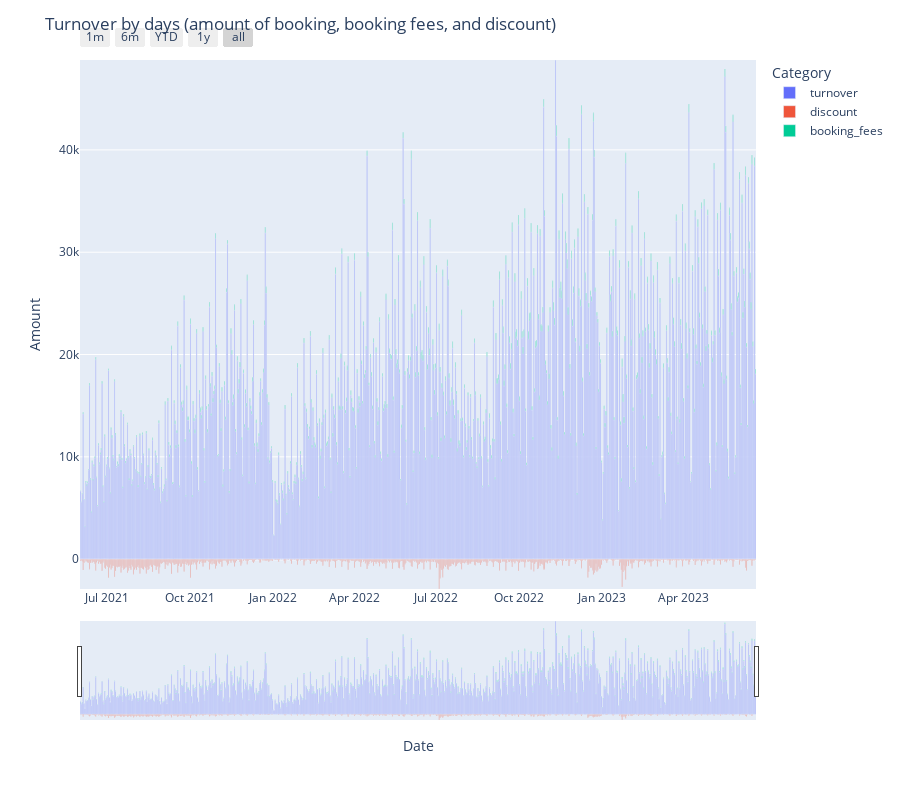

The notebook cell saved with this chart:
### Code cell
# Multiply the discount column by -1 to make it negative
df_turnover['discount'] = df_turnover['discount'] * -1

# Reshape the DataFrame using melt
df_melted = df_turnover.melt(id_vars='date', var_name='category', value_name='amount')

# Create the bar chart
fig = px.bar(df_melted, x='date', y='amount', color='category', barmode='relative',
             labels={'amount': 'Amount', 'category': 'Category'})

# Set the y-axis range to include negative values
fig.update_layout(yaxis_range=[df_melted['amount'].min(), df_melted['amount'].max()])

# Customize the layout
fig.update_layout(
    xaxis_title='Date',
    yaxis_title='Amount',
    legend_title='Category',
    barmode='relative',
    bargap=0.2,
    bargroupgap=0.1
)

# Add range slider and selectors
fig.update_layout(
    xaxis=dict(
        rangeselector=dict(
            buttons=list([
                dict(count=1, label="1m", step="month", stepmode="backward"),
                dict(count=6, label="6m", step="month", stepmode="backward"),
                dict(count=1, label="YTD", step="year", stepmode="todate"),
                dict(count=1, label="1y", step="year", stepmode="backward"),
                dict(step="all")
            ])
        ),
        rangeslider=dict(visible=True)
    ),
    title="Turnover by days (amount of booking, booking fees, and discount)"
)

# Set the height of the plot
fig.update_layout(height=800)

# Show the graph
fig.show()

### Figure 1 — Plotly figure (JSON) as saved in the notebook; plotly's stock layout.template omitted (floating-point values rounded to 4 significant figures; data arrays with more than 128 entries replaced by an {"elided": "..."} marker saying what was removed)
{"data": [{"alignmentgroup": "True", "hovertemplate": "Category=turnover<br>date=%{x}<br>Amount=%{y}<extra></extra>", "legendgroup": "turnover", "marker": {"color": "#636efa", "pattern": {"shape": ""}}, "name": "turnover", "offsetgroup": "turnover", "orientation": "v", "showlegend": true, "textposition": "auto", "type": "bar", "x": {"elided": "750 str values"}, "xaxis": "x", "y": {"elided": "750 float values"}, "yaxis": "y"}, {"alignmentgroup": "True", "hovertemplate": "Category=discount<br>date=%{x}<br>Amount=%{y}<extra></extra>", "legendgroup": "discount", "marker": {"color": "#EF553B", "pattern": {"shape": ""}}, "name": "discount", "offsetgroup": "discount", "orientation": "v", "showlegend": true, "textposition": "auto", "type": "bar", "x": {"elided": "750 str values"}, "xaxis": "x", "y": {"elided": "750 float values"}, "yaxis": "y"}, {"alignmentgroup": "True", "hovertemplate": "Category=booking_fees<br>date=%{x}<br>Amount=%{y}<extra></extra>", "legendgroup": "booking_fees", "marker": {"color": "#00cc96", "pattern": {"shape": ""}}, "name": "booking_fees", "offsetgroup": "booking_fees", "orientation": "v", "showlegend": true, "textposition": "auto", "type": "bar", "x": {"elided": "750 str values"}, "xaxis": "x", "y": {"elided": "750 float values"}, "yaxis": "y"}], "layout": {"bargap": 0.2, "bargroupgap": 0.1, "barmode": "relative", "height": 800, "legend": {"title": {"text": "Category"}, "tracegroupgap": 0}, "margin": {"t": 60}, "title": {"text": "Turnover by days (amount of booking, booking fees, and discount)"}, "xaxis": {"anchor": "y", "domain": [0, 1], "rangeselector": {"buttons": [{"count": 1, "label": "1m", "step": "month", "stepmode": "backward"}, {"count": 6, "label": "6m", "step": "month", "stepmode": "backward"}, {"count": 1, "label": "YTD", "step": "year", "stepmode": "todate"}, {"count": 1, "label": "1y", "step": "year", "stepmode": "backward"}, {"step": "all"}]}, "rangeslider": {"visible": true}, "title": {"text": "Date"}}, "yaxis": {"anchor": "x", "domain": [0, 1], "range": [-2918.0, 48787], "title": {"text": "Amount"}}}}
